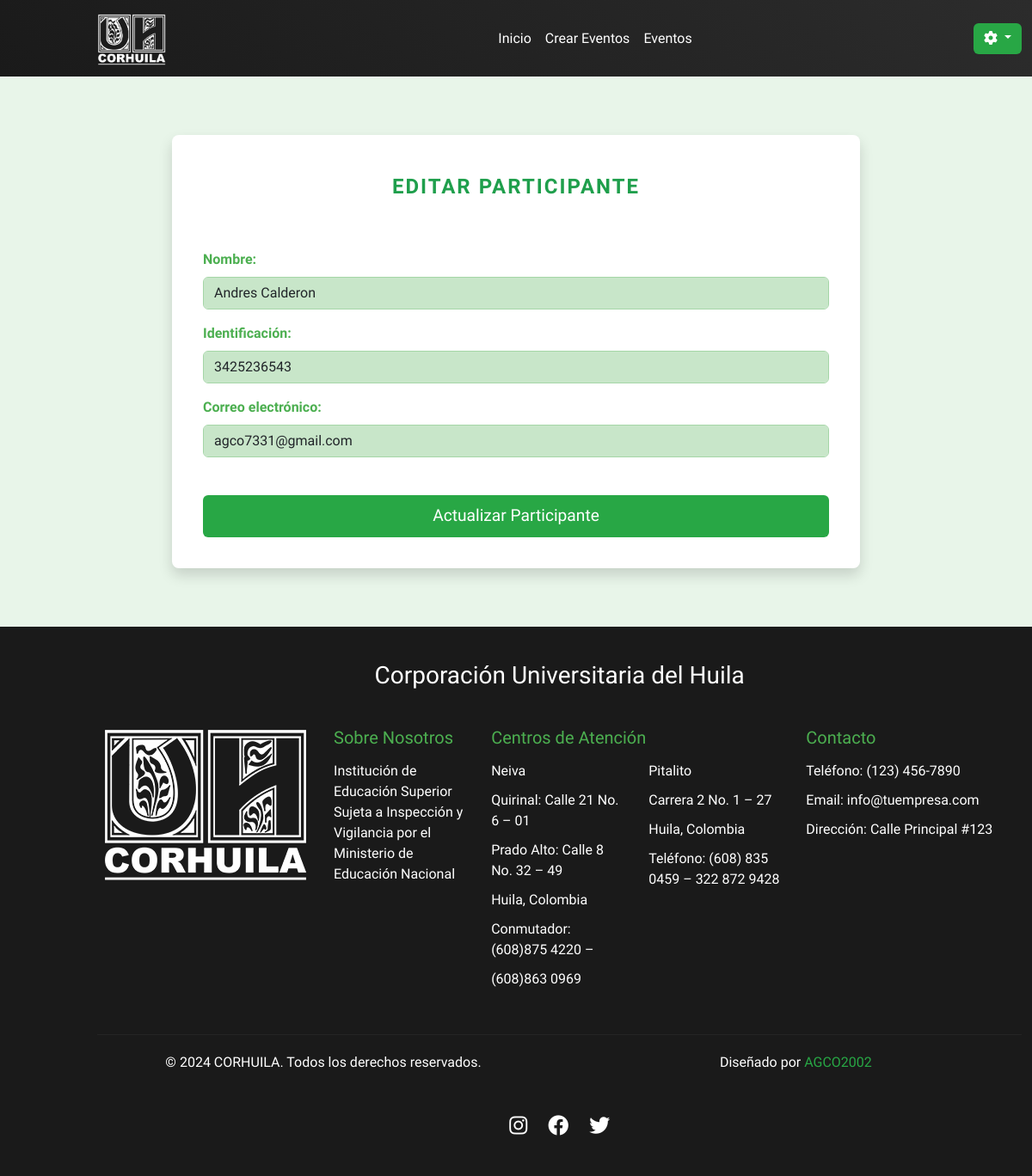
Page /editar_participante.php?id_evento=85&id_participante=88 (signed in) on the committed database.
### tables this page shows
CREATE TABLE `participantes` (
  `id_participante` int(11) NOT NULL,
  `id_evento` int(11) NOT NULL,
  `nombre` varchar(100) DEFAULT NULL,
  `identificación` varchar(50) NOT NULL,
  `correo` varchar(255) NOT NULL
);

### editar_participante.php (the view, shortened to what this page needs)
<?php
$idEvento = $_GET['id_evento'];
$idParticipante = $_GET['id_participante'];
$db = new mysqli('localhost', 'root', '', 'corhuila');
$consultaParticipante = "SELECT nombre, identificación, correo FROM participantes WHERE id_participante = ? AND id_evento = ?";
$stmtParticipante = $db->prepare($consultaParticipante);
$stmtParticipante->bind_param('ii', $idParticipante, $idEvento);
$stmtParticipante->execute();
$stmtParticipante->bind_result($nombre, $identificación, $correo);
?>
<!DOCTYPE html>
<html lang="es">
<head>
    <link href="https://cdn.jsdelivr.net/npm/bootstrap@5.3.0-alpha1/dist/css/bootstrap.min.css" rel="stylesheet">
    <link href="https://cdnjs.cloudflare.com/ajax/libs/font-awesome/6.4.0/css/all.min.css" rel="stylesheet">
    <link href="styles/estilo_editar_participante.css" rel="stylesheet">
</head>
<body>
    <nav class="navbar navbar-expand-lg navbar-dark bg-dark">
        <div class="container-fluid custom-container">
            <a class="navbar-brand custom-logo" href="#">
                <img src="assets/CORHUILA.png" alt="Logo" width="80" height="60" class="d-inline-block align-text-top">
            </a>
            <div class="collapse navbar-collapse custom-navbar" id="navbarNav">
                <ul class="navbar-nav me-auto mb-2 mb-lg-0">
                    <li class="nav-item">
                        <a class="nav-link" href="index.php">Inicio</a>
                    </li>
                    <li class="nav-item">
                        <a class="nav-link" href="crear_eventos.php">Crear Eventos</a>
                    </li>
                    <li class="nav-item">
                        <a class="nav-link" href="mostrar_eventos.php">Eventos</a>
                    </li>
                </ul>
                <div class="dropdown">
                    <button class="btn btn-secondary dropdown-toggle" type="button" id="dropdownMenuButton" data-bs-toggle="dropdown" aria-expanded="false">
                        <i class="fas fa-cog"></i>
                    </button>
                </div>
            </div>
        </div>
    </nav>
    <div class="container mt-5">
        <div class="card">
            <div class="card-body">
                <h1 class="text-center mb-5 text-success">Editar Participante</h1>
                <form action="php/actualizar_participante.php" method="post">
                    <div class="row g-3">
                        <div class="col-md-12">
                            <label for="nombre" class="form-label">Nombre:</label>
                            <input type="text" class="form-control" id="nombre" name="nombre" value="<?php echo htmlspecialchars($nombre); ?>" required>
                        </div>
                        <div class="col-md-12">
                            <label for="identificación" class="form-label">Identificación:</label>
                            <input type="text" class="form-control" id="identificación" name="identificación" value="<?php echo htmlspecialchars($identificación); ?>" required>
                        </div>
                        <div class="col-md-12">
                            <label for="correo" class="form-label">Correo electrónico:</label>
                            <input type="email" class="form-control" id="correo" name="correo" value="<?php echo htmlspecialchars($correo); ?>" required>
                        </div>
                        <div class="col-12 mt-4">
                            <button type="submit" class="btn btn-success w-100">Actualizar Participante</button>
                        </div>
                    </div>
                </form>
            </div>
        </div>
    </div>
    <footer class="footer mt-5">
        <div class="container-fluid custom-container">
            <h1 class="text-center">Corporación Universitaria del Huila</h1>
            <br>
            <div class="row">
                <div class="col-md-3 col-sm-12 mb-3">
                    <center><img src="assets/CORHUILA.png" alt="Logo" class="footer-logo"></center>
                </div>
                <div class="col-md-2 col-sm-6 mb-3">
                    <h5>Sobre Nosotros</h5>
                    <p>Institución de Educación Superior Sujeta a Inspección y Vigilancia por el Ministerio de Educación Nacional</p>
                </div>
                <div class="col-md-4 col-sm-6 mb-3">
                    <h5>Centros de Atención</h5>
                    <div class="row">
                        <div class="col-sm-6">
                            <ul class="list-unstyled">
                                <li>Neiva</li>
                                <li>Quirinal: Calle 21 No. 6 – 01</li>
                                <li>Prado Alto: Calle 8 No. 32 – 49</li>
                                <li>Huila, Colombia</li>
                                <li>Conmutador: (608)875 4220 –</li>
                                <li>(608)863 0969</li>
                            </ul>
                        </div>
                        <div class="col-sm-6">
                            <ul class="list-unstyled">
                                <li>Pitalito</li>
                                <li>Carrera 2 No. 1 – 27</li>
                                <li>Huila, Colombia</li>
                                <li>Teléfono: (608) 835 0459 – 322 872 9428</li>
                            </ul>
                        </div>
                    </div>
                </div>
                <div class="col-md-3 col-sm-6 mb-3">
                    <h5>Contacto</h5>
                    <ul class="list-unstyled">
                        <li>Teléfono: (123) 456-7890</li>
                        <li>Email: info@tuempresa.com</li>
                        <li>Dirección: Calle Principal #123</li>
                    </ul>
                </div>
            </div>
            <hr>
            <div class="row mt-3">
                <div class="col-md-6 col-sm-12 mb-2 text-center">
                    <p>&copy; 2024 CORHUILA. Todos los derechos reservados.</p>
                </div>
                <div class="col-md-6 col-sm-12 mb-2 text-md-end text-center">
                    <p class="text-center">Diseñado por <span>AGCO2002</span></p>
                </div>
            </div>
            <div class="social-icons">
                <a href="https://www.instagram.com/corhuilaoficial/" class="social-icon"><i class="fab fa-instagram"></i></a>
                <a href="https://www.facebook.com/UHCorhuila" class="social-icon"><i class="fab fa-facebook"></i></a>
                <a href="https://x.com/i/flow/login?redirect_after_login=%2Fcorhuila" class="social-icon"><i class="fab fa-twitter"></i></a>
            </div>
        </div>
    </footer>
</body>
</html>

### styles/estilo_editar_participante.css (style rules this page uses)
html, body { height: 100%; margin: 0; padding: 0; overflow-x: hidden; }
body { font-family: 'Geomanist', sans-serif; background-color: #e8f5e9; display: flex; flex-direction: column; }
.navbar { background: linear-gradient(45deg, #1a1a1a, #2c2c2c) !important; position: relative; z-index: 1000; }
.custom-container { padding-left: 3cm !important; }
.custom-logo { margin-right: 5cm; transition: filter 0.3s ease, transform 0.3s ease; }
.navbar-collapse { margin-left: 5cm; display: flex; justify-content: center; }
.navbar-brand, .nav-link { color: #ffffff !important; transition: color 0.3s ease; position: relative; }
.nav-link::after { content: ''; position: absolute; width: 0; height: 2px; bottom: 0; left: 50%; background-color: #28a745; transition: all 0.3s ease; }
.dropdown-toggle { background-color: #28a745 !important; border: none; transition: background-color 0.3s ease, transform 0.3s ease; }
.container { max-width: 800px; margin: 0 auto; flex: 1 0 auto; display: flex; flex-direction: column; justify-content: center; padding: 20px 0; }
.card { border: none; box-shadow: 0 0.5rem 1rem rgba(0, 0, 0, 0.15); background-color: #ffffff; border-radius: 8px; padding: 20px; transition: transform 0.3s ease, box-shadow 0.3s ease; animation: fadeIn 0.5s ease-in-out; }
h1.text-center.mb-5.text-success { color: #1f9f4c !important; font-size: 1.5rem; font-weight: 700; text-transform: uppercase; letter-spacing: 2px; position: relative; display: block; padding: 10px 20px; overflow: hidden; text-align: center; margin: 0 auto; max-width: fit-content; }
h1.text-center.mb-5.text-success::before, h1.text-center.mb-5.text-success::after { content: ''; position: absolute; width: 100%; height: 2px; background: linear-gradient(90deg, transparent, #0d3320, transparent); animation: animate 2s linear infinite; }
h1.text-center.mb-5.text-success::before { top: 0; left: -100%; }
h1.text-center.mb-5.text-success::after { bottom: 0; right: -100%; animation-delay: 1s; }
.form-label { font-weight: bold; color: #4caf50; transition: color 0.3s ease, transform 0.3s ease; }
.form-control { border: 1px solid #a5d6a7; background-color: #c8e6c9; transition: all 0.3s ease; animation: slideIn 0.5s ease-in-out; }
.btn-success { background-color: #28a745; border: none; color: white; padding: 10px 25px; font-size: 1.2rem; margin-top: 20px; position: relative; overflow: hidden; transition: all 0.3s ease; z-index: 1; }
.btn-success:before { content: ''; position: absolute; top: 0; left: -100%; width: 100%; height: 100%; background: linear-gradient(120deg, transparent, rgba(255, 255, 255, 0.3), transparent); transition: all 0.4s; z-index: -1; }
.footer { background-color: #1a1a1a; color: #fff; padding: 40px 0; flex-shrink: 0; }
.footer h1 { font-size: 28px; color: #fff; margin-bottom: 20px; transition: color 0.3s ease, transform 0.3s ease; animation: pulse 2s infinite; }
.footer-logo { max-width: 100%; height: auto; margin-bottom: 20px; transition: filter 0.3s ease, transform 0.3s ease; }
.footer h5 { color: #4caf50; margin-bottom: 15px; transition: transform 0.3s ease; }
.footer ul { padding-left: 0; }
.footer ul li { margin-bottom: 10px; transition: color 0.3s ease, transform 0.3s ease; }
.social-icons { text-align: center; margin-top: 20px; }
.social-icon { color: #fff; font-size: 24px; margin: 0 10px; transition: color 0.3s ease, transform 0.3s ease; }
hr { border: 0; border-top: 1px solid #424242; margin: 20px 0; }
span { color: #28a745; }
.custom-btn, .nav-link, .social-icon { transition: all 0.3s ease; }

### rows in the picture
participantes: nombre "Andres Calderon", identificación "3425236543", correo "agco7331@gmail.com"
